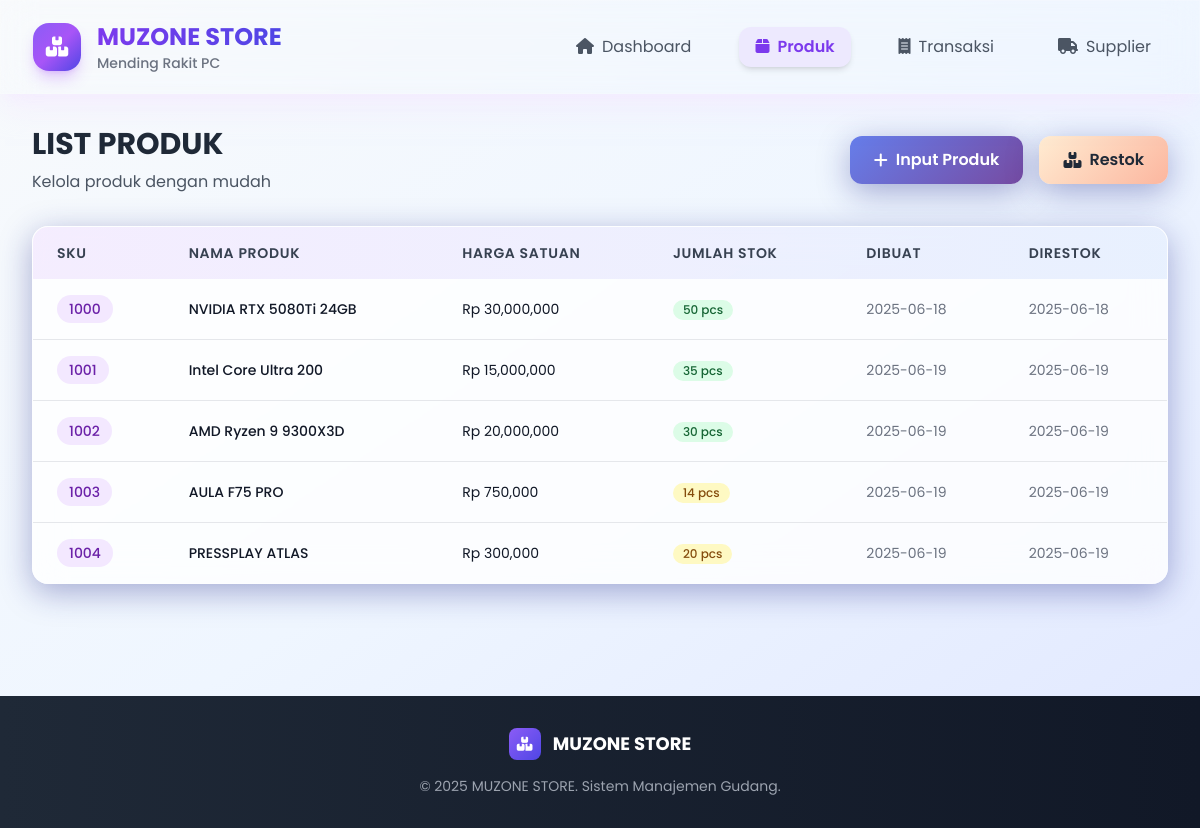
Screenshot of /produk with the database file from the repository.
### tables this page shows
CREATE TABLE produk (
    sku TEXT PRIMARY KEY UNIQUE,
    nama_produk TEXT NOT NULL,
    harga_satuan REAL NOT NULL,
    jumlah_stok INTEGER NOT NULL,
    terjual INTEGER,
    id_supplier INTEGER,
    dibuat TIMESTAMP DEFAULT CURRENT_TIMESTAMP,
    diupdate TIMESTAMP DEFAULT CURRENT_TIMESTAMP,
    FOREIGN KEY (id_supplier) REFERENCES supplier (id)
);

### app.py (the view, shortened to what this page needs)
@app.route('/produk', methods=['GET', 'POST'])
def produk():
    try:
        semua_produk = bst.semua_produk()
    except Exception as error:
        semua_produk = []
        print(f"Error fetching produk: {error}")
    return render_template('produk.html', semua_produk=semua_produk, )

### modules/produk.py (called while the page is built)
    def semua_produk(self):
        self.cur.execute('SELECT sku, nama_produk, harga_satuan, jumlah_stok, dibuat, diupdate FROM produk ORDER BY sku')
        return self.cur.fetchall()

### templates/produk.html (shortened to what this page needs)
<!DOCTYPE html>
<html lang="id">
<head>
    <script src="https://cdn.tailwindcss.com"></script>
    <link rel="stylesheet" href="https://cdnjs.cloudflare.com/ajax/libs/font-awesome/6.4.0/css/all.min.css">
    <link rel="stylesheet" href="{{ url_for('static', filename='css/produk.css') }}">
    <link rel="stylesheet" href="{{ url_for('static', filename='css/produk.css') }}">
</head>
<body class="bg-gradient-to-br from-slate-50 via-blue-50 to-indigo-100 min-h-screen">
    <div class="glass-effect shadow-xl shadow-purple-100/50 sticky top-0 z-40 border-b border-white/20">
        <div class="max-w-7xl mx-auto px-4 sm:px-6 lg:px-8">
            <div class="flex justify-between items-center py-5">
                <div class="flex items-center space-x-4 ">
                    <div class="w-12 h-12 bg-gradient-to-br from-violet-500 via-purple-500 to-indigo-600 rounded-2xl flex items-center justify-center shadow-lg shadow-purple-500/30">
                        <i class="fas fa-boxes text-white text-xl"></i>
                    </div>
                    <div>
                        <h1 class="text-2xl font-bold bg-gradient-to-r from-violet-600 to-indigo-600 bg-clip-text text-transparent">MUZONE STORE</h1>
                        <p class="text-sm text-gray-500 font-medium">Mending Rakit PC</p>
                    </div>
                </div>
                <nav class="flex space-x-8  ">
                    <a href="/" class="text-gray-600 hover:text-violet-600 px-4 py-2 rounded-xl hover:bg-violet-50 transition-all duration-300 transform hover:scale-105">
                        <i class="fas fa-home mr-2"></i>Dashboard
                    </a>
                    <a href="/produk" class="text-violet-600 font-semibold px-4 py-2 rounded-xl bg-violet-100 shadow-md transform hover:scale-105 transition-all duration-300">
                        <i class="fas fa-box mr-2"></i>Produk
                    </a>
                    <a href="/transaksi" class="text-gray-600 hover:text-violet-600 px-4 py-2 rounded-xl hover:bg-violet-50 transition-all duration-300 transform hover:scale-105">
                        <i class="fas fa-receipt mr-2"></i>Transaksi
                    </a>
                    <a href="/supplier" class="text-gray-600 hover:text-violet-600 px-4 py-2 rounded-xl hover:bg-violet-50 transition-all duration-300 transform hover:scale-105">
                        <i class="fas fa-truck mr-2"></i>Supplier
                    </a>
                </nav>
            </div>
        </div>
    </div>
    <div class="max-w-7xl mx-auto px-4 sm:px-6 lg:px-8 py-8">
        <div class="flex justify-between items-center mb-8">
            <div>
                <h2 class="text-3xl font-bold text-gray-800 mb-2">LIST PRODUK</h2>
                <p class="text-gray-600">Kelola produk dengan mudah</p>
            </div>
            {% if semua_produk | length != 0%}
            <div class="flex space-x-4">
                <button onclick="openInputPopUp()" class="btn-primary text-white px-6 py-3 rounded-xl font-semibold flex items-center space-x-2 soft-shadow">
                    <i class="fas fa-plus"></i>
                    <span>Input Produk</span>
                </button>
                <button onclick="openRestokPopUp()" class="btn-secondary text-gray-800 px-6 py-3 rounded-xl font-semibold flex items-center space-x-2 soft-shadow">
                    <i class="fas fa-boxes"></i>
                    <span>Restok</span>
                </button>
            </div>
            {% endif %}
        </div>
        {% if semua_produk | length != 0 %}
            <div class="bg-white/80 glass-effect rounded-2xl soft-shadow overflow-hidden">
                <div class="overflow-x-auto">
                    <table class="w-full">
                        <thead class="bg-gradient-to-r from-purple-500/10 to-blue-500/10">
                            <tr>
                                <th class="px-6 py-4 text-left text-sm font-semibold text-gray-700 uppercase tracking-wider">SKU</th>
                                <th class="px-6 py-4 text-left text-sm font-semibold text-gray-700 uppercase tracking-wider">Nama Produk</th>
                                <th class="px-6 py-4 text-left text-sm font-semibold text-gray-700 uppercase tracking-wider">Harga Satuan</th>
                                <th class="px-6 py-4 text-left text-sm font-semibold text-gray-700 uppercase tracking-wider">Jumlah Stok</th>
                                <th class="px-6 py-4 text-left text-sm font-semibold text-gray-700 uppercase tracking-wider">Dibuat</th>
                                <th class="px-6 py-4 text-left text-sm font-semibold text-gray-700 uppercase tracking-wider">Direstok</th>
                            </tr>
                        </thead>
                        <tbody class="divide-y divide-gray-200">
                            {% for produk in semua_produk %}
                            <tr class="table-row">
                                <td class="px-6 py-4 whitespace-nowrap">
                                    <span class="inline-flex items-center px-3 py-1 rounded-full text-sm font-medium bg-purple-100 text-purple-800">{{ produk[0] }}</span>
                                </td>
                                <td class="px-6 py-4 whitespace-nowrap text-sm text-gray-900 font-medium">{{ produk[1] }}</td>
                                <td class="px-6 py-4 whitespace-nowrap text-sm text-gray-900">Rp {{ "{:,.0f}".format(produk[2]) }}</td>
                                <td class="px-6 py-4 whitespace-nowrap">
                                    <span class="inline-flex items-center px-2.5 py-0.5 rounded-full text-xs font-medium
                                        {% if produk[3] > 20 %}bg-green-100 text-green-800
                                        {% elif produk[3] > 5 %}bg-yellow-100 text-yellow-800
                                        {% else %}bg-red-100 text-red-800{% endif %}">
                                        {{ produk[3] }} pcs
                                    </span>
                                </td>
                                <td class="px-6 py-4 whitespace-nowrap text-sm text-gray-500">{{ produk[4][:10] if produk[4] else '-' }}</td>
                                <td class="px-6 py-4 whitespace-nowrap text-sm text-gray-500">{{ produk[5][:10] if produk[5] else '-' }}</td>
                            </tr>
                            {% endfor %}
                        </tbody>
                    </table>
                </div>
            </div>
        {% endif %}
    </div>
    <footer class="mt-20 bg-gradient-to-r from-gray-800 to-gray-900 text-white">
        <div class="max-w-7xl mx-auto px-4 sm:px-6 lg:px-8 py-8">
            <div class="text-center">
                <div class="flex items-center justify-center space-x-3 mb-4">
                    <div class="w-8 h-8 bg-gradient-to-br from-violet-500 to-indigo-600 rounded-lg flex items-center justify-center">
                        <i class="fas fa-boxes text-white text-sm"></i>
                    </div>
                    <h3 class="text-lg font-bold">MUZONE STORE</h3>
                </div>
                <p class="text-gray-400 text-sm">© 2025 MUZONE STORE. Sistem Manajemen Gudang.</p>
            </div>
        </div>
</body>
</html>

### static/css/produk.css (style rules this page uses)
body { font-family: 'Poppins', sans-serif; }
.glass-effect { backdrop-filter: blur(16px); -webkit-backdrop-filter: blur(16px); border: 1px solid rgba(255, 255, 255, 0.18); }
.soft-shadow { box-shadow: 0 8px 32px 0 rgba(31, 38, 135, 0.37); }
.btn-primary { background: linear-gradient(135deg, #667eea 0%, #764ba2 100%); transition: all 0.3s ease; }
.btn-secondary { background: linear-gradient(135deg, #ffecd2 0%, #fcb69f 100%); transition: all 0.3s ease; }

### rows the page displays
produk: sku "1000", nama_produk "NVIDIA RTX 5080Ti 24GB", harga_satuan "30,000,000", jumlah_stok "50", dibuat "2025-06-18", diupdate "2025-06-18"
produk: sku "1001", nama_produk "Intel Core Ultra 200", harga_satuan "15,000,000", jumlah_stok "35", dibuat "2025-06-19", diupdate "2025-06-19"
produk: sku "1002", nama_produk "AMD Ryzen 9 9300X3D", harga_satuan "20,000,000", jumlah_stok "30", dibuat "2025-06-19", diupdate "2025-06-19"
produk: sku "1003", nama_produk "AULA F75 PRO", harga_satuan "750,000", jumlah_stok "14", dibuat "2025-06-19", diupdate "2025-06-19"
produk: sku "1004", nama_produk "PRESSPLAY ATLAS", harga_satuan "300,000", jumlah_stok "20", dibuat "2025-06-19", diupdate "2025-06-19"
